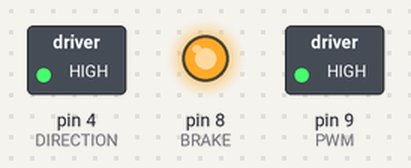
This sketch was run on a simulated Arduino Uno, built with avr-gcc and run on an emulated ATmega328P. On the bench: switched loads named in the sketch (green lamp = pin HIGH), output pins drawn as LEDs (lit = HIGH).

Above: at 0.1 s.
Timing chart, 0 to 1.6 s (numbered marks = the images above):
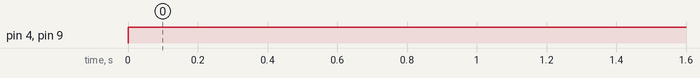

Measured:
- by itself, pin 4 (DIRECTION), pin 9 (PWM): LOW → HIGH at 0.00 s

The sketch:

Drive_Motor.ino
```cpp
// Define Motor Pins
#define BRAKE         8
#define PWM           9
#define DIRECTION     4


void setup() {
  // put your setup code here, to run once:

  pinMode(PWM, OUTPUT);
  pinMode(BRAKE, OUTPUT);
  pinMode(DIRECTION, OUTPUT);
  digitalWrite(BRAKE, HIGH);

}

void loop() {
  // put your main code here, to run repeatedly:

  digitalWrite(DIRECTION, HIGH);
  analogWrite(PWM,255); //-1 OFF, -255 MAX, 255 OFF, 0 MAX

}
```
